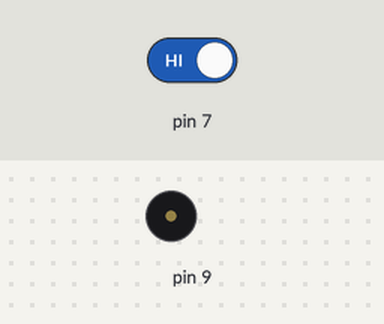
The sketch below on a simulated Arduino Uno, built with avr-gcc and run on an emulated ATmega328P. Shown: buzzer (waves = sounding). The inputs (shaded band) are chosen by the test bench; at power-on: pin 7 HIGH.

Above: at 1.2 s.
1.3 s: pin 7 driven LOW
At 4.3 s:
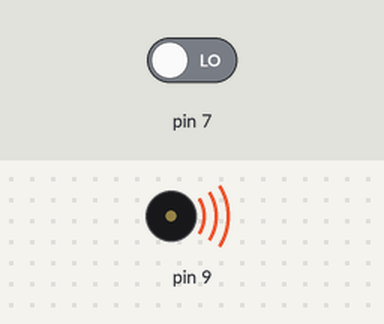
Timing chart, 0 to 10.3 s (numbered marks = the images above; inputs shaded):
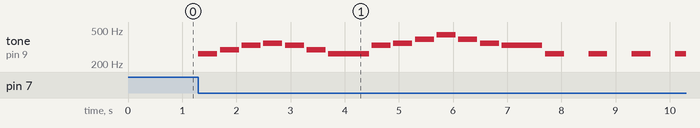

The sketch:

Lesson_4e.ino
```cpp
const int doremi[]={0,262,294,330,349,392,440,494,523};
const int music[]={41,42,43,44,43,42,21,43,44,45,46,45,44,23,41,40,41,40,41,40,41,40,81,81,82,82,83,83,84,84,43,42,41,0};
int i,j,k;

void setup() {
}

void loop() {
  while(1){
    if(!digitalRead(7)){
      break;
    }
  }

  i=0;

  while(1){
    j=music[i]/10;
    k=music[i]%10;

    if(k){
      tone(9,doremi[k]);
    }
    else{
      noTone(9);
    }

    if(j==4){
      delay(350);
    }
    else if(j==8){
      delay(150);
    }
    else if(j==2){
      delay(750);
    }

    noTone(9);
    delay(50);

    i++;
    if(music[i]==0){
      noTone(9);
      break;
    }
   }
 }
```

Measured:
- after the input at 1.3 s, tone on pin 9: plays 262 Hz for 0.35 s, 294 Hz for 0.35 s, 330 Hz for 0.35 s, 349 Hz for 0.35 s, 330 Hz for 0.35 s, 294 Hz for 0.35 s … (18 notes in this stretch), starting at once
